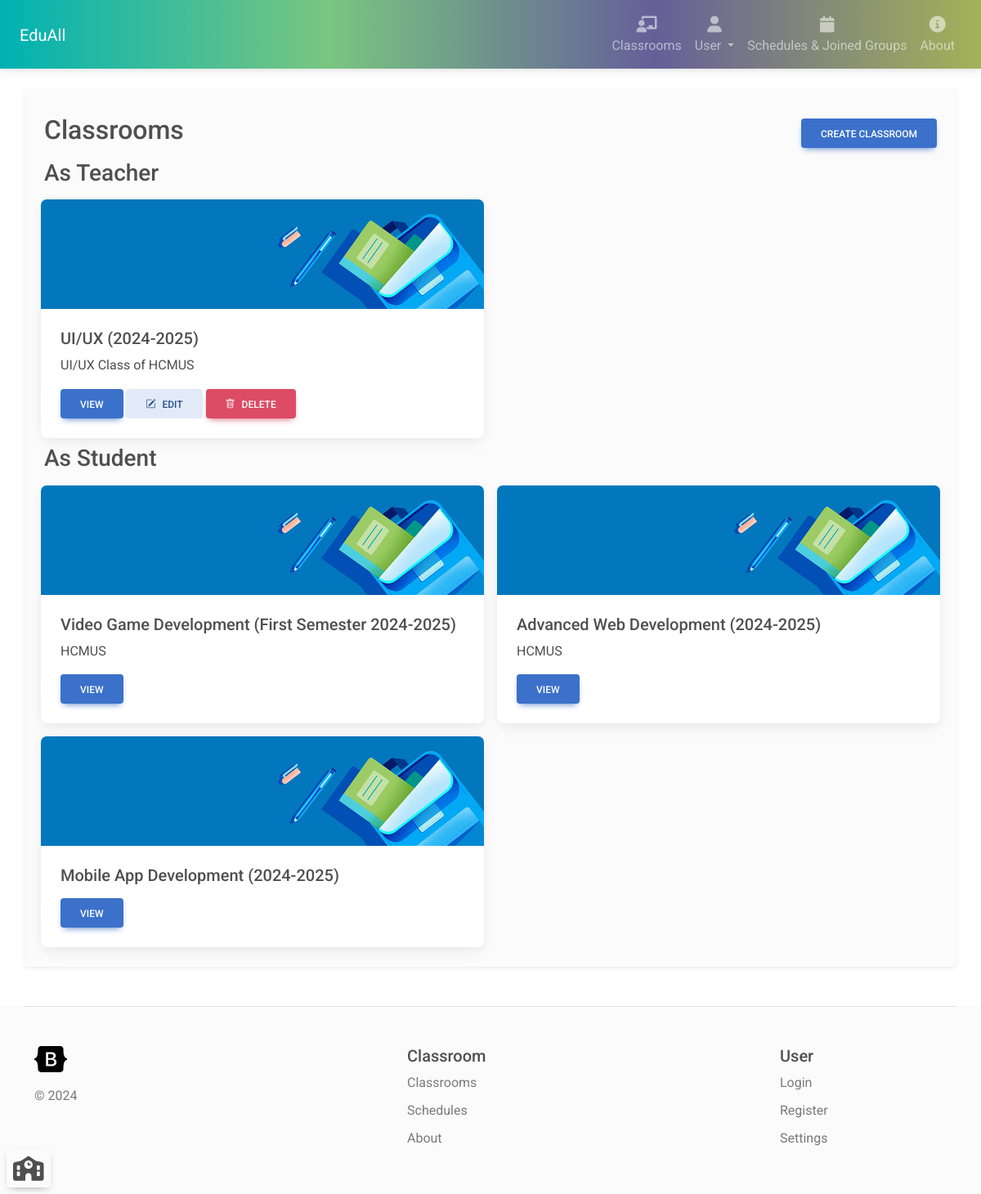
/classroom (signed in), run on an earlier commit of the app's database.
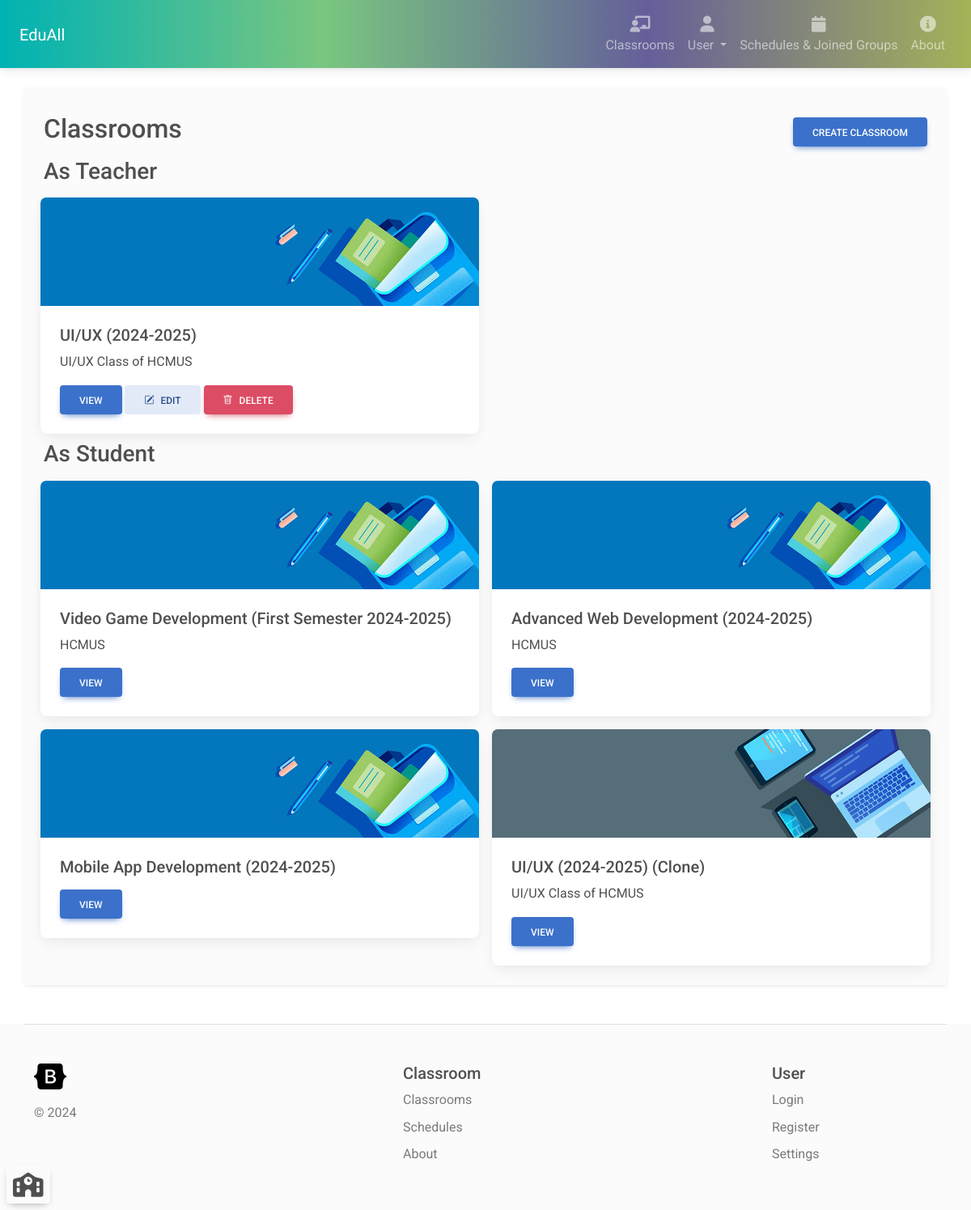
And on a later commit of the database.
### classroom_manager/models.py (models this page shows, shortened)
class Classroom(models.Model):
    name = models.CharField(max_length=200)
    teachers = models.ManyToManyField(User, related_name="classroom_teacher")
    students = models.ManyToManyField(User, related_name="classroom_student")
    description = models.CharField(max_length=3000)
    background = models.CharField(max_length=200, default=get_random_class_image)

### classroom_manager/views.py (the view, shortened to what this page needs)
# urls.py: path('classroom', views.classroomPage, name="classroom_list"),
@login_required(login_url='login')
def classroomPage(request: HttpRequest):
    if request.method == 'GET':
        currentUserId = request.user.id
        classroomsUserIsStudent= Classroom.objects \
            .filter(Q(students__id__contains=currentUserId))
        classroomsUserIsTeacher= Classroom.objects \
            .filter(Q(teachers__id__contains=currentUserId))
        context = {'classroomsUserIsStudent': classroomsUserIsStudent,
                   'classroomsUserIsTeacher': classroomsUserIsTeacher}
        return render(request, 'classroom.html', context)

### classroom_manager/templates/classroom.html (shortened to what this page needs)
{% extends 'navbar.html' %}
{% block content %}
{% load static %}
    <div class="mb-2 mt-3 d-flex justify-content-between align-items-center">
        <div><h2>Classrooms</h2></div>
        <button type="button" class="btn btn-primary" data-bs-toggle="modal" data-bs-target="#createClassroomModal">
            Create classroom
        </button>
    </div>
    {% if classroomsUserIsTeacher%}
    <h3>As Teacher</h3>
    {% endif%}
    <div class="row">
    {% for classroom in classroomsUserIsTeacher %}
    <div class="col-12 col-lg-6 col-xxl-4 px-2 py-2">
        <div class="card">
            <img class="card-img-top" src="{% static classroom.background %}" />
            <div class="card-body">
                <h5 class="card-title">{{ classroom.name }}</h5>
                <p class="card-text">{{ classroom.description|truncatechars:50 }}</p>
                <a href="{% url 'classroom_details' classroom.id %}" class="btn btn-primary">View</a>
                <a href="/classroom/edit/{{ classroom.id }}" class="btn btn-secondary"><i class="bi bi-pencil-square me-2"></i>Edit</a>
                <form action="{% url 'classroom_details' classroom.id %}" method="post" style="display: inline;">
                    <button type="submit" class="btn btn-danger" title="You can only delete classrooms if there's no student left">
                        <i class="bi bi-trash me-2"></i><span>Delete</span>
                    </button>
                </form>
            </div>
        </div>
    </div>
    {% endfor %}
    </div>
    {% if classroomsUserIsStudent%}
    <h3>As Student</h3>
    {% endif%}
    <div class="row">
        {% for classroom in classroomsUserIsStudent %}
        <div class="col-12 col-lg-6 col-xxl-4 px-2 py-2">
            <div class="card">
                <img class="card-img-top" src="{% static classroom.background %}" />
                <div class="card-body">
                    <h5 class="card-title">{{ classroom.name }}</h5>
                    <p class="card-text">{{ classroom.description|truncatechars:50 }}</p>
                    <a href="{% url 'classroom_details' classroom.id %}" class="btn btn-primary">View</a>
                </div>
            </div>
        </div>
        {% endfor %}
    </div>
{% endblock %}

### classroom_manager/templates/navbar.html (shortened to what this page needs)
{% extends 'layout.html' %}
{% block main %}
<div class="container bg-light shadow-sm py-2 rounded-2 mt-4 px-4 py-3 mb-5">
    {% if request.user.is_authenticated %}
    <button class="navbar-toggler position-fixed bg-light bottom-0 start-0 btn ms-2 mb-2 px-2"  data-bs-toggle="offcanvas" data-bs-target="#offcanvas" role="button" title="Toggle sidebar" aria-controls="navbarNav" aria-expanded="false" aria-label="Toggle sidebar">
        <i class="fa-solid fa-school" data-bs-toggle="offcanvas" data-bs-target="#offcanvas" style="font-size: 30px"></i>
    </button>
    {% endif %}
    {% block content %}
    {% endblock %}
</div>
{% endblock %}

### classroom_manager/templates/layout.html (shortened to what this page needs)
<!DOCTYPE html>
<html>
<head>
    <link rel="stylesheet" href="https://cdn.jsdelivr.net/npm/bootstrap-icons@1.11.3/font/bootstrap-icons.min.css">
    <link rel="stylesheet" href="https://cdn.jsdelivr.net/npm/bootstrap@5.3.0/dist/css/bootstrap.min.css">
    <link href="https://cdnjs.cloudflare.com/ajax/libs/font-awesome/6.0.0/css/all.min.css" rel="stylesheet" />
    <link rel="stylesheet" href="https://cdn.lineicons.com/4.0/lineicons.css" />
    <link href="https://cdn.jsdelivr.net/gh/kartik-v/bootstrap-fileinput@5.5.4/css/fileinput.min.css" media="all" rel="stylesheet" type="text/css" />
    {% load static %}
    <link rel="stylesheet" href="{% static 'css/tiny_slider.css' %}" />
    <link href="{% static 'mdb5-free-standard/css/mdb.min.css' %}" rel="stylesheet" type="text/css"/>
    <link href="{% static 'calendar.css' %}" rel="stylesheet" type="text/css"/>
    <link href="{% static 'css/style.css' %}" rel="stylesheet" type="text/css"/>
</head>
<body style="background: url({% static 'background.jpg' %}); background-size: 100% 100%">
    <nav class="navbar navbar-dark navbar-expand-lg px-4" style="background-image: linear-gradient(90deg, #00b2b3, #79c680, #655f99, #a4b258)">
        <a class="navbar-brand" href="/">EduAll</a>
        <div class="collapse navbar-collapse" id="navbarNav">
            <ul class="navbar-nav  ms-auto">
                <li class="nav-item">
                    <a class="nav-link text-center" href="/classroom">
                        <div>
                            <i class="fas fa-chalkboard-user fa-lg mb-1"></i>
                        </div>
                        Classrooms
                    </a>
                </li>
                <li class="nav-item dropdown">
                    <a class="nav-link dropdown-toggle text-center" href="#" id="userDropdown" role="button" data-bs-toggle="dropdown" aria-expanded="false">
                        <div>
                            <i class="fas fa-user fa-lg mb-1"></i>
                        </div>
                        User
                    </a>
                </li>
                <li class="nav-item">
                    <a class="nav-link text-center" href="{% url 'all_task_schedules' %}">
                        <div>
                            <i class="fas fa-calendar fa-lg mb-1"></i>
                        </div>
                        Schedules & Joined Groups
                    </a>
                </li>
                <li class="nav-item">
                    <a class="nav-link text-center" href="/about">
                        <div>
                            <i class="fas fa-circle-info fa-lg mb-1"></i>
                        </div>
                        About
                    </a>
                </li>
            </ul>
        </div>
    </nav>
    {% block main %}
    {% endblock %}
    <div class="bg-light">
        <div class="container">
            <footer class="row row-cols-5 py-5 mb-0 border-top">
                <div class="col">
                    <a href="/" class="d-flex align-items-center mb-3 link-dark text-decoration-none">
                    </a>
                    <p class="text-muted">© 2024</p>
                </div>
                <div class="col">
                </div>
                <div class="col">
                    <h5>Classroom</h5>
                    <ul class="nav flex-column">
                        <li class="nav-item mb-2"><a href="{% url 'classroom_list' %}" class="nav-link p-0 text-muted">Classrooms</a></li>
                        <li class="nav-item mb-2"><a href="{% url 'all_task_schedules' %}" class="nav-link p-0 text-muted">Schedules</a></li>
                        <li class="nav-item mb-2"><a href="/about" class="nav-link p-0 text-muted">About</a></li>
                    </ul>
                </div>
                <div class="col">
                </div>
                <div class="col">
                    <h5>User</h5>
                    <ul class="nav flex-column">
                        <li class="nav-item mb-2"><a href="/login" class="nav-link p-0 text-muted">Login</a></li>
                        <li class="nav-item mb-2"><a href="/register" class="nav-link p-0 text-muted">Register</a></li>
                        <li class="nav-item mb-2"><a href="/settings" class="nav-link p-0 text-muted">Settings</a></li>
                    </ul>
                </div>
            </footer>
        </div>
    </div>
</body>
</html>

### classroom_manager/static/css/variables.css (style rules this page uses)
:root { --primary: #155bd5; --primary-dark: #1c3ab6; --primary-light: #e2f1ff; --accent: #00d4d7; --accent-dark: #00bac1; --accent-light: #dff9f8; --success: #13d527; --success-dark: #00ae11; --success-light: #eafbe7; --secondary: #8f15d5; --secondary-dark: #6013c7; --secondary-light: #f4e5fa; --info: #15b2d5; --info-dark: #0f8ca8; --info-light: #e0f5fa; --caution: #dbbb25; --caution-dark: #d58f15; --caution-light: #fbf9e4; --error: #e6185e; --error-dark: #bf1257; --error-light: #fce4eb; --black: #1d1d1d; --dark-1: #2d2d2d; --dark-2: #4d4d4d; --dark-3: #6d6d6d; --gray-1: #8d8d8d; --gray-2: #adadad; --gray-3: #cdcdcd; --gray-4: #e0e0e0; --light-1: #efefef; --light-2: #f5f5f5; --light-3: #fafafa; --white: #ffffff; --gradient-1: linear-gradient(180deg, #155bd5 0%, #1c3ab6 100%); --gradient-2: linear-gradient(180deg, #155bd5 13.02%, #00d4d7 85.42%); --gradient-3: linear-gradient(180deg, #155bd5 0%, #8f15d5 100%); --gradient-4: linear-gradient(180deg, #155bd5 0%, #13d527 100%); --gradient-5: linear-gradient(180deg, #155bd5 0%, #15bbd5 100%); --gradient-6: linear-gradient(180deg, #155bd5 0%, #dbbb25 100%); --gradient-7: linear-gradient(180deg, #155bd5 0%, #e6185e 100%); --gradient-8: linear-gradient(180deg, #1c3ab6 0%, #00bac1 100%); --gradient-9: linear-gradient(180deg, #00d4d7 13.02%, #155bd5 85.42%); --shadow-1: 0px 0px 1px rgba(40, 41, 61, 0.08), 0px 0.5px 2px rgba(96, 97, 112, 0.16); --shadow-2: 0px 0px 1px rgba(40, 41, 61, 0.04), 0px 2px 4px rgba(96, 97, 112, 0.16); --shadow-3: 0px 0px 2px rgba(40, 41, 61, 0.04), 0px 4px 8px rgba(96, 97, 112, 0.16); --shadow-4: 0px 2px 4px rgba(40, 41, 61, 0.04), 0px 8px 16px rgba(96, 97, 112, 0.16); --shadow-5: 0px 2px 8px rgba(40, 41, 61, 0.04), 0px 16px 24px rgba(96, 97, 112, 0.16); --shadow-6: 0px 2px 8px rgba(40, 41, 61, 0.08), 0px 20px 32px rgba(96, 97, 112, 0.24); }

What changed in the data, as far as the page shows it:
added Classroom: background (picture), name "UI/UX (2024-2025) (Clone)", description "UI/UX Class of HCMUS", shown under "As Student"
